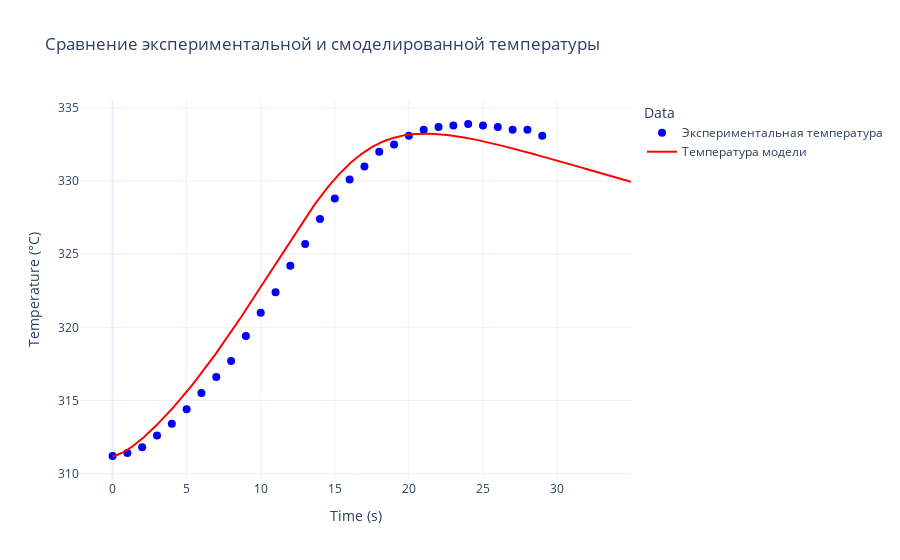
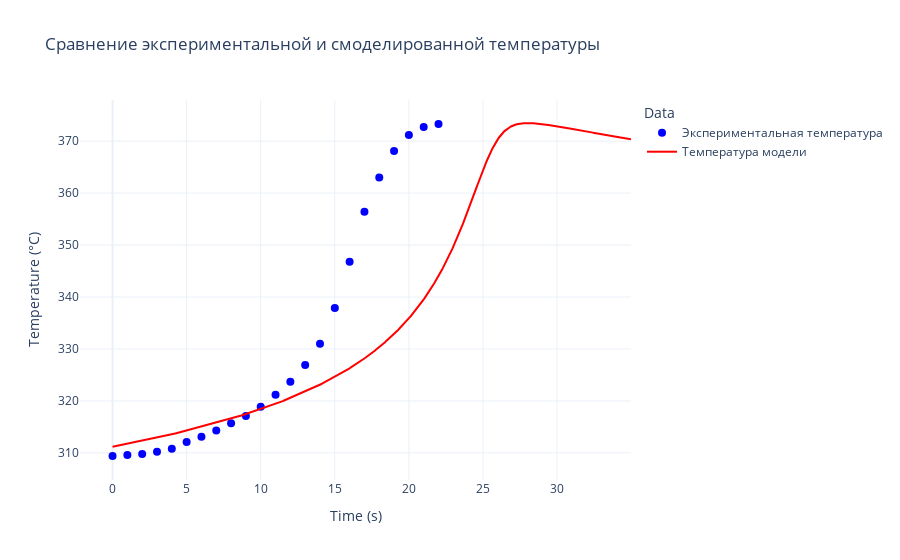

These figures' notebook cell, in order:
### Code cell
n = 6
P = block1(n)
P2, MMn = block2(P, n)

#C = calcMatrixC(P2[len(P2)-1], MMn[len(MMn)-1])
#printCharacteristics(C)
#
#plt.subplot(1, 2, 1)
#plt.plot(C[550:750, 0], C[550:750, 1])
#plt.title("результат имитационного модели ММР")
#
#plt.subplot(1, 2, 2)
#plt.plot(MMn[5:35], P2[5:35], "r")  #
#plt.title("Рассчитанный модель")
#plt.show()

### Figure 1 — Plotly figure (JSON) as saved in the notebook; plotly's stock layout.template omitted (floating-point values rounded to 4 significant figures; data arrays with more than 128 entries replaced by an {"elided": "..."} marker saying what was removed)
{"data": [{"marker": {"color": "blue", "size": 8}, "mode": "markers", "name": "Экспериментальная температура", "type": "scatter", "x": [0, 1, 2, 3, 4, 5, 6, 7, 8, 9, 10, 11, 12, 13, 14, 15, 16, 17, 18, 19, 20, 21, 22, 23, 24, 25, 26, 27, 28, 29, 30, 31, 32, 33, 34], "y": [311.2, 311.4, 311.8, 312.6, 313.4, 314.4, 315.5, 316.6, 317.7, 319.4, 321, 322.4, 324.2, 325.7, 327.4, 328.8, 330.1, 331, 332, 332.5, 333.1, 333.5, 333.7, 333.8, 333.9, 333.8, 333.7, 333.5, 333.5, 333.1]}, {"line": {"color": "red", "width": 2}, "mode": "lines", "name": "Температура модели", "type": "scatter", "x": {"elided": "3500 float values"}, "y": {"elided": "3501 float values"}}], "layout": {"legend": {"title": {"text": "Data"}}, "title": {"text": "Сравнение экспериментальной и смоделированной температуры"}, "xaxis": {"title": {"text": "Time (s)"}}, "yaxis": {"title": {"text": "Temperature (°C)"}}}}

### Figure 2 — Plotly figure (JSON) as saved in the notebook; plotly's stock layout.template omitted (floating-point values rounded to 4 significant figures; data arrays with more than 128 entries replaced by an {"elided": "..."} marker saying what was removed)
{"data": [{"marker": {"color": "blue", "size": 8}, "mode": "markers", "name": "Экспериментальная температура", "type": "scatter", "x": [0, 1, 2, 3, 4, 5, 6, 7, 8, 9, 10, 11, 12, 13, 14, 15, 16, 17, 18, 19, 20, 21, 22, 23, 24, 25, 26, 27, 28, 29, 30, 31, 32, 33, 34], "y": [309.4, 309.6, 309.8, 310.2, 310.8, 312.1, 313.1, 314.3, 315.7, 317.1, 318.9, 321.2, 323.7, 326.9, 331, 337.9, 346.8, 356.4, 363, 368.1, 371.2, 372.7, 373.3]}, {"line": {"color": "red", "width": 2}, "mode": "lines", "name": "Температура модели", "type": "scatter", "x": {"elided": "3500 float values"}, "y": {"elided": "3501 float values"}}], "layout": {"legend": {"title": {"text": "Data"}}, "title": {"text": "Сравнение экспериментальной и смоделированной температуры"}, "xaxis": {"title": {"text": "Time (s)"}}, "yaxis": {"title": {"text": "Temperature (°C)"}}}}
